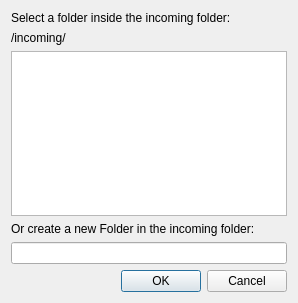
<ui version="4.0" >
 <class>targetFolderDialogBase</class>
 <widget class="QDialog" name="targetFolderDialogBase" >
  <property name="geometry" >
   <rect>
    <x>0</x>
    <y>0</y>
    <width>298</width>
    <height>303</height>
   </rect>
  </property>
  <property name="windowTitle" >
   <string>Dialog</string>
  </property>
  <layout class="QVBoxLayout" name="verticalLayout" >
   <item>
    <widget class="QLabel" name="label_3" >
     <property name="text" >
      <string>Select a folder inside the incoming folder:</string>
     </property>
    </widget>
   </item>
   <item>
    <widget class="QLabel" name="incomingLabel" >
     <property name="text" >
      <string>/incoming/</string>
     </property>
    </widget>
   </item>
   <item>
    <widget class="QListWidget" name="listWidget" />
   </item>
   <item>
    <widget class="QLabel" name="label_2" >
     <property name="text" >
      <string>Or create a new Folder in the incoming folder:</string>
     </property>
    </widget>
   </item>
   <item>
    <widget class="QLineEdit" name="lineEdit" />
   </item>
   <item>
    <widget class="QDialogButtonBox" name="buttonBox" >
     <property name="orientation" >
      <enum>Qt::Horizontal</enum>
     </property>
     <property name="standardButtons" >
      <set>QDialogButtonBox::Cancel|QDialogButtonBox::Ok</set>
     </property>
    </widget>
   </item>
  </layout>
 </widget>
 <resources/>
 <connections>
  <connection>
   <sender>buttonBox</sender>
   <signal>accepted()</signal>
   <receiver>targetFolderDialogBase</receiver>
   <slot>accept()</slot>
   <hints>
    <hint type="sourcelabel" >
     <x>248</x>
     <y>254</y>
    </hint>
    <hint type="destinationlabel" >
     <x>157</x>
     <y>274</y>
    </hint>
   </hints>
  </connection>
  <connection>
   <sender>buttonBox</sender>
   <signal>rejected()</signal>
   <receiver>targetFolderDialogBase</receiver>
   <slot>reject()</slot>
   <hints>
    <hint type="sourcelabel" >
     <x>316</x>
     <y>260</y>
    </hint>
    <hint type="destinationlabel" >
     <x>286</x>
     <y>274</y>
    </hint>
   </hints>
  </connection>
  <connection>
   <sender>lineEdit</sender>
   <signal>textChanged(QString)</signal>
   <receiver>listWidget</receiver>
   <slot>clearSelection()</slot>
   <hints>
    <hint type="sourcelabel" >
     <x>148</x>
     <y>255</y>
    </hint>
    <hint type="destinationlabel" >
     <x>148</x>
     <y>131</y>
    </hint>
   </hints>
  </connection>
 </connections>
</ui>
